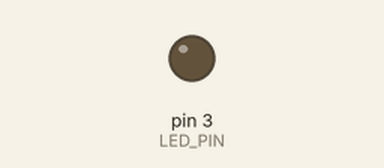
Bench run of a sketch on a simulated Arduino Uno, built with avr-gcc and run on an emulated ATmega328P. Shown: output pins drawn as LEDs (lit = HIGH).

Above: at 0.15 s.
Timing chart, 0 to 1.6 s (numbered marks = the images above):
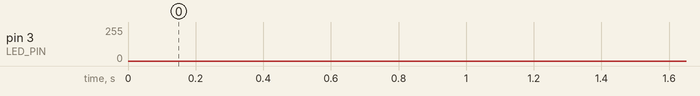

The sketch:

B.ino
```cpp
const int LED_PIN = 3;
const int NUM = 255;
const int DELAY = 1;

void setup()
{
  pinMode(LED_PIN, OUTPUT);
}

void loop()
{
  for (int i = 0; i < NUM; i++)
  {
  	analogWrite(LED_PIN, i);
    delay(DELAY);
  }

  for (int i = NUM; i > 0; i--)
  {
  	analogWrite(LED_PIN, i);
    delay(DELAY);
  }
}
```
